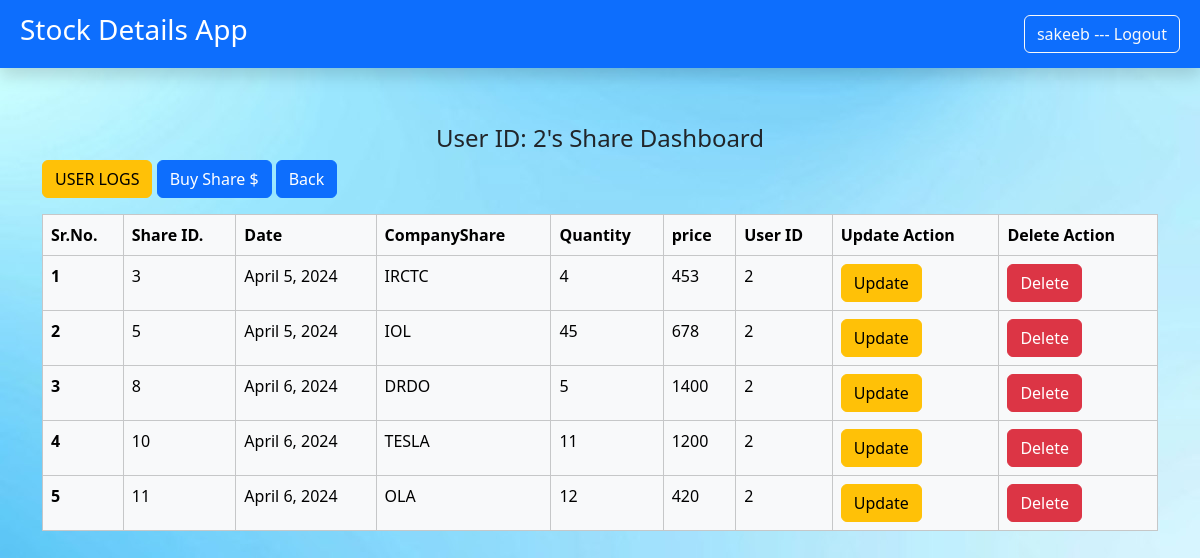
The app's page /shareslist/2 (signed in) with its own data.
### sharesapp/models.py (models this page shows)
class UserShareDetails(models.Model):
    s_id=models.BigAutoField(auto_created=True,primary_key=True)
    date=models.DateField(auto_now=True)
    companyshare=models.CharField(max_length=50)
    quantity=models.IntegerField()
    price=models.BigIntegerField()
    user_id=models.ForeignKey(User,related_name='UserShare',on_delete=models.CASCADE)

### sharesapp/views.py (the view, shortened to what this page needs)
# urls.py: path('shareslist/<int:id>',views.shareslist ,name="SHARE_LIST"),
@login_required(login_url="LOG_IN")
def shareslist(request,id=None,s_id=None):
    userdata =UserShareDetails.objects.all().filter(user_id_id=id)
    return render(request,'sharesapp/shares_list.html',{'data':userdata,'id':id})

### sharesapp/templates/sharesapp/shares_list.html (shortened to what this page needs)
{% extends "base.html" %}
{% block content %}
<div class="container mt-2">
    <div class="row">
        <div class="col-md-12 mx-auto">
          <ul class="nav justify-content-center mt-2">
            <li class="nav-item">
               <h4> User ID: {{id}}'s Share Dashboard</h4>
            </li>
          </ul>
        </div>
    </div>
    <div class="row">
      <div class="col-md-12 mx-auto">
        <body>
            <a button type="button" class="btn btn-warning" href="{% url 'USER_LOGS' id %}">USER LOGS </a>
             <button type="button" class="btn btn-primary" data-bs-toggle="modal" data-bs-target="#staticBackdrop">
              Buy Share $
            </button>
          <a class="btn btn-primary" href= "{% url 'USER_LIST'  %}" >Back</a>
            <table class="table table-bordered border-primary mt-3">
                <thead>
                    <tr class="table-light">
                    <th scope="col">Sr.No.</th>
                    <th scope="col">Share ID.</th>
                    <th scope="col">Date</th>
                    <th scope="col">CompanyShare</th>
                    <th scope="col">Quantity</th>
                    <th scope="col">price</th>
                    <th scope="col">User ID</th>
                    <th scope="col ">Update Action</th>
                    <th scope="col ">Delete Action</th>
                    </tr>
                </thead>
                <tbody>
                    {% for record in data %}
                    <tr class="table-light">
                        <th scope="row">{{forloop.counter}}</th>
                        <td>{{ record.s_id }}</td>
                        <td>{{ record.date }}</td>
                        <td>{{ record.companyshare }}</td>
                        <td>{{ record.quantity }}</td>
                        <td>{{ record.price }}</td>
                        <td>{{ record.user_id_id }}</td>
                        <td><a class="btn btn-warning " href= "{% url 'EDIT_SHARE' record.user_id_id record.s_id  %} " >Update </a></td>
                        <td><a class="btn btn-danger" href= "{% url 'DEL_SHARE' record.user_id_id record.s_id  %} " >Delete </a></td>
                    </tr>
                    {% endfor %}
                </tbody>
            </table>
       </div>
     </div>
</div>
{% endblock content %}

### sharesapp/templates/sharesapp/base.html (shortened to what this page needs)
<!doctype html>
{% load static %}
<html lang="en">
  <head>
    <link href="https://cdn.jsdelivr.net/npm/bootstrap@5.3.2/dist/css/bootstrap.min.css" rel="stylesheet">
  </head>
  <body background="{% static 'images\bg7.jpg' %}" background-repeat: repeat;>
    <nav class="navbar navbar-dark bg-primary shadow p-2 mb-5" style="background-color: #e3f2fd;">
      <div class="container-fluid  ">
        <a class="navbar-brand "><h3> Stock Details App</h3></a>
        <form class="d-flex" role="search">
         {% if request.user.is_authenticated %}
         <a href="{% url "LOG_OUT" %}" class="btn btn-outline-light align-content-lg-end ms-2"> {{ request.user}} --- Logout</a>
         {% else %}
            <a href="{% url "LOG_IN" %}" class="btn btn-outline-light align-content-lg-end ms-2">Log-in</a>
         {% endif %}
        </form>
      </div>
    </nav>
    {% block content %} {% endblock content %}
  </body>
</html>

### records on screen
UserShareDetails: s_id "3", date "April 5, 2024", companyshare "IRCTC", quantity "4", price "453", user_id_id "2"
UserShareDetails: s_id "5", date "April 5, 2024", companyshare "IOL", quantity "45", price "678", user_id_id "2"
UserShareDetails: s_id "8", date "April 6, 2024", companyshare "DRDO", quantity "5", price "1400", user_id_id "2"
UserShareDetails: s_id "10", date "April 6, 2024", companyshare "TESLA", quantity "11", price "1200", user_id_id "2"
UserShareDetails: s_id "11", date "April 6, 2024", companyshare "OLA", quantity "12", price "420", user_id_id "2"

### other values on screen
{{ request.user }} "sakeeb"
{{ id }} "2"
